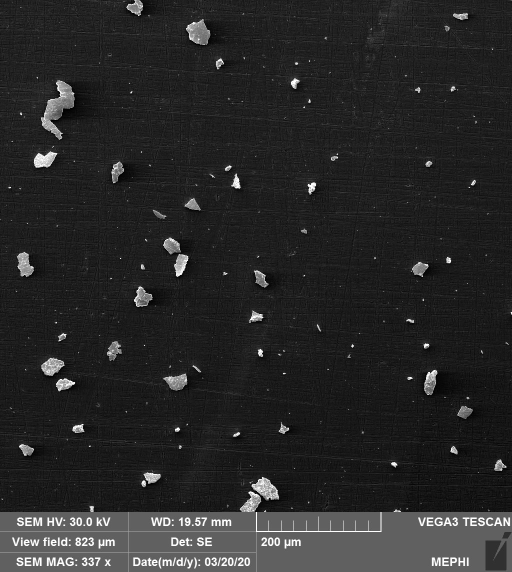
#> input picture photos/2.jpg, 1024 x 1144 px, given in place of 0-5_1_5.png, which was not available (shown at 1/2 size)
$ python Dusties.py
#> lines starting #> are read from the running program, lines starting #| are printed output that depends on the picture; pictures that were not available may be replaced by others from this repository, and a replacement may not be noted
import matplotlib.pyplot as plt
import numpy
import easyocr
import os
import pandas as pd
import cv2
import imutils
from matplotlib import pyplot as pl

table_dir = "output/tables"
image_dir = "output/images"
stat_dir = "output/stats"
photos_dir = ""
workField = 0

#разделить изображение на две части
def cutPicture(image) -> numpy.ndarray[2]:
    dimensions = image.shape
    height_cutoff = findCutLine(image)
    s1 = image[:height_cutoff, :]
    s2 = image[height_cutoff:, :]
    arr = (s1, s2)
    #cv2.imwrite("p1.png", s1)
    #cv2.imwrite("p2.png", s2)
    return arr

#найти разделяющую линию изображения
def findCutLine(photo) -> int:
    height = photo.shape[0]
    width = photo.shape[1]
    panel_color = photo[height-1][width-1]
    for i in range (height-1, 0, -1):
        if numpy.all(photo[i][width-1] == [96, 96,96]):
            continue
        return i+1

def getWorkFieldValue(image) -> float:
    image = cv2.cvtColor(image, cv2.COLOR_BGR2GRAY)
    reader = easyocr.Reader(["en"])
    result = reader.readtext(image)
    for i in range(len(result)):
        string = result[i][1]
        str_to_find = "View field: "
        if string.rfind(str_to_find) != -1:
            ret_string = ""
            for key in range(len(str_to_find), len(string)):
                if string[key] == ' ':
                    return float(ret_string)
                ret_string+=string[key]
    return -1

# Kmeans
# [19 lines left out: function kmeans_color_quantization, not called in this run]


def computeImage(imagepath):
    image = cv2.imread(imagepath)
    image, panel = cutPicture(image)
    if numpy.all(image) == None:
        print("Error of opening file")
        return
    workField = getWorkFieldValue(panel)
    # Микрометров на один пиксель:
    um_per_pixel = getPixelsinNM(image.shape[0], workField)
    original = image.copy()

    # Perform kmeans color segmentation, grayscale, Otsu's threshold
    kmeans = kmeans_color_quantization(image, clusters=2)
    gray = cv2.cvtColor(kmeans, cv2.COLOR_BGR2GRAY)
    gray = cv2.GaussianBlur(gray, (3, 3))
    thresh = cv2.threshold(gray, 0, 255, cv2.THRESH_BINARY + cv2.THRESH_OTSU)[1]

    # Find contours, remove tiny specs using contour area filtering, gather points
    points_list = []
    size_list = []
    table_data = []
    cnts, h = cv2.findContours(thresh, cv2.RETR_TREE, cv2.CHAIN_APPROX_NONE)[-2:]
    AREA_THRESHOLD = 2

    for c in cnts:
        area = cv2.contourArea(c)

        if area < AREA_THRESHOLD:
            cv2.drawContours(thresh, cnts, -1, (255, 0, 0), 3, cv2.LINE_AA, h, 1)
        else:
            (x, y), radius = cv2.minEnclosingCircle(c)

            points_list.append((int(x), int(y)))
            size_list.append(area * um_per_pixel * um_per_pixel)
            fixParticle(image, (int(x), int(y)), area, um_per_pixel, table_data)

    # Apply mask onto original image
    result = cv2.bitwise_and(original, original, mask=thresh)
    result[thresh == 255] = (36, 255, 12)

    # Overlay on original
    original[thresh == 255] = (36, 255, 12)

    #cv2.imwrite('original.png', original)

    print("Number of particles: {}".format(len(points_list)))
    print("Average particle size: {:.3f}".format(sum(size_list) / len(size_list)))

    # [5 lines of commented-out code are left out]

    file_name = os.path.basename(imagepath)
    image_name = os.path.splitext(file_name)[0]
    cv2.imwrite(image_dir + '/' + image_name + ".jpg", image)
    writeImageStat(image_name, points_list, size_list)
    createTable(image_name, table_data)

    '''
        fig = plt.figure()
    ax = fig.add_subplot()
    ax.hist(size_list, bins = 100)
    ax.grid()
    plt.show()
    '''

#Перевести в микрометры
def convertToUM(value_in_pix, um_per_pixel) -> float:
    ret = format(value_in_pix * um_per_pixel * um_per_pixel, '.3f')
    return float(ret)

#def createTable(headers,values):
def getPixelsinNM(width_pixels, width_nanom)-> float:
    return width_nanom/width_pixels

# [41 lines left out: functions fixParticle, createTable, writeImageStat, variance_area, not called in this run]


if not os.path.isdir("output"):
    os.mkdir("output")
if not os.path.isdir(table_dir):
    os.mkdir(table_dir)
if not os.path.isdir(image_dir):
    os.mkdir(image_dir)
if not os.path.isdir(stat_dir):
    os.mkdir(stat_dir)

print("Введите путь до папки с фотографиями: ")
#file_path = input()
file_path = 'photos'
photos_dir = file_path

computeImage('photos/0-5_1_5.png')
#> in computeImage, image is the input picture: shape (1144, 1024, 3); min 0, max 255, mean 40.2
#> in findCutLine, `panel_color = photo[height-1][width-1]`: panel_color = [96, 96, 96]
#> in cutPicture, `height_cutoff = findCutLine(image)`: height_cutoff = 1078
#> in cutPicture, `s1 = image[:height_cutoff, :]`:
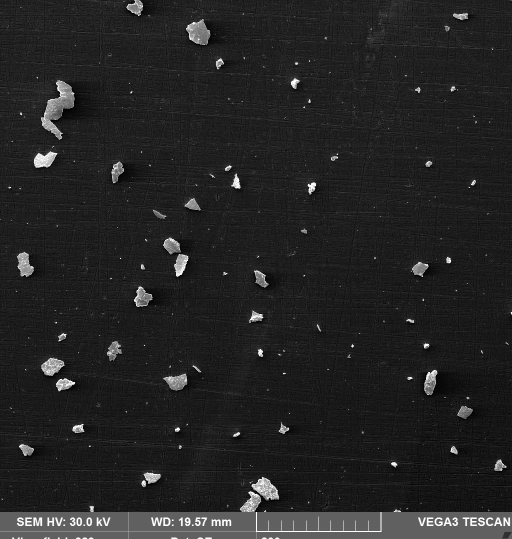
#> s1: shape (1078, 1024, 3) (shown at 1/2 size); min 0, max 255, mean 36
#> in cutPicture, `s2 = image[height_cutoff:, :]`:
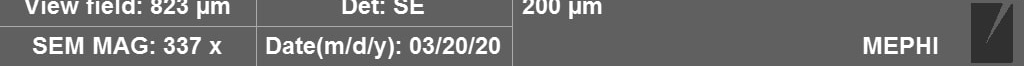
#> s2: shape (66, 1024, 3); min 39, max 255, mean 109.4
#> (the call stopped at in getWorkFieldValue, `reader = easyocr.Reader(["en"])`: easyocr is not available in this run)
print('done')
computeImage('photos/0-5_450.png')
#> call 2 of computeImage, with imagepath = 'photos/0-5_450.png'
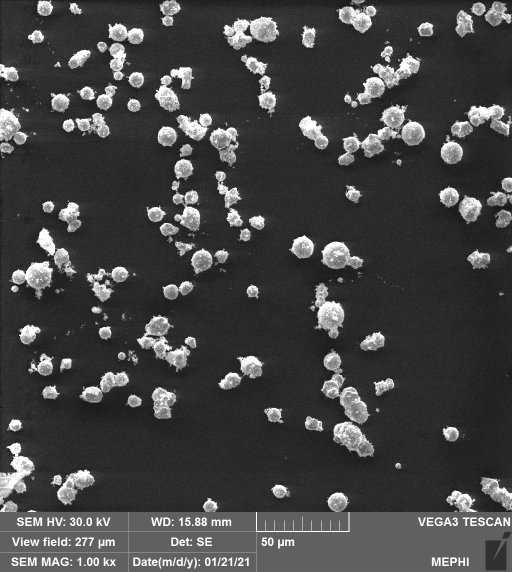
#> input picture photos/x1000.png, 1024 x 1144 px, given in place of 0-5_450.png, which was not available (shown at 1/2 size)
#> in computeImage, image is the input picture: shape (1144, 1024, 3); min 19, max 255, mean 68.1
#> in cutPicture (call 2), `height_cutoff = findCutLine(image)`: height_cutoff = 1024
#> in cutPicture (call 2), `s1 = image[:height_cutoff, :]`:
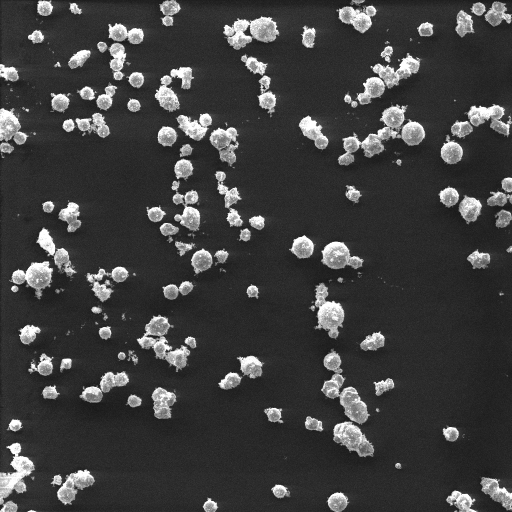
#> s1: shape (1024, 1024, 3) (shown at 1/2 size); min 19, max 255, mean 63.2
#> in cutPicture (call 2), `s2 = image[height_cutoff:, :]`:
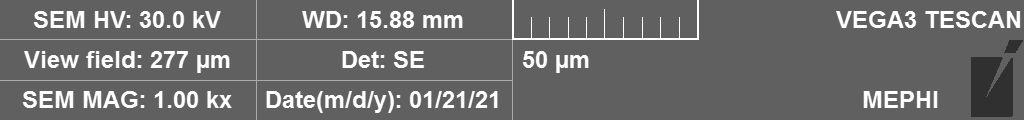
#> s2: shape (120, 1024, 3); min 48, max 255, mean 109.7
#> (the call stopped at in getWorkFieldValue, `reader = easyocr.Reader(["en"])`: easyocr is not available in this run)

'''
with os.scandir(file_path) as files:
    for file in files:
        if file.name.find(' ') != -1:
            new_name = file.name
            new_name = new_name.replace(" ", "\\ ")
            computeImage(file_path + "/" + new_name)
            break
        computeImage(file_path + "/" + file.name)
        #break
'''
